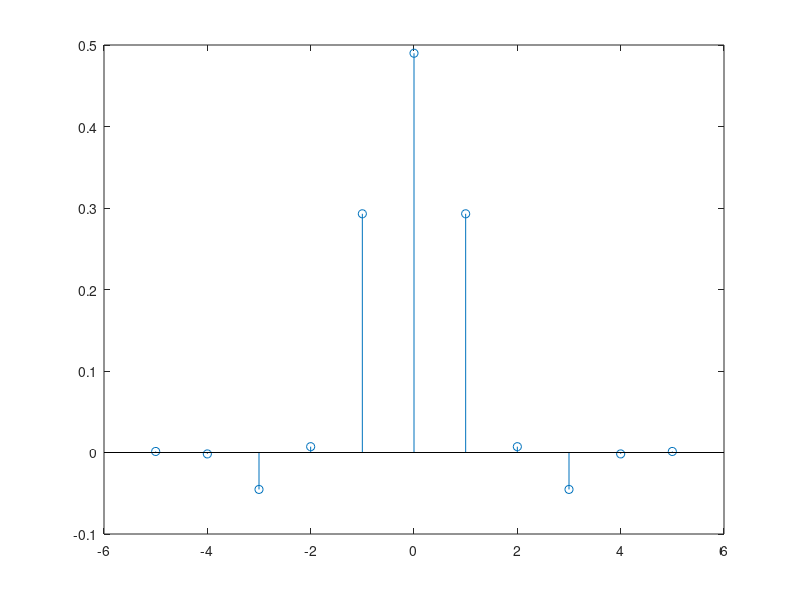
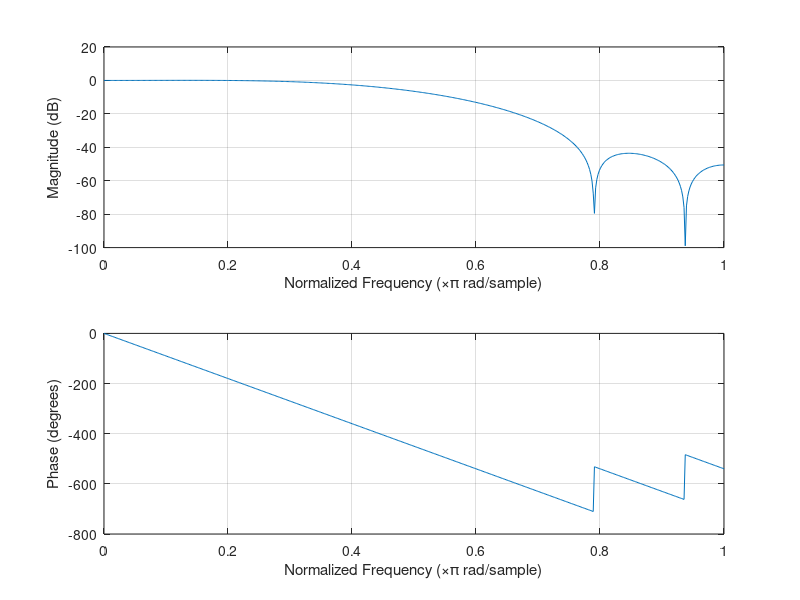

The MATLAB source for these figures, in order:
m = 5;
n= -m:m;

fp = 10e3;
fs = 15e3;
fa = 50e3;

wp = 2*pi*fp;
ws = 2*pi*fs;
wa = 2*pi*fa;

wc = sqrt(ws*wp);

teta_c = wc/(wa/2);

w = 0.5 + 0.5.*cos((2*pi.*n)/(2*m + 1)); %hemming

%w = 0.5 + 0.5.*cos((2*pi.*n)/(2*m +1)); %hann

h = (sin(teta_c*pi.*n)./(pi.*n)).*w;

h(m+1) = (teta_c).*w(m+1);

wsm = 0.766; %medidos
wpm = 0.33;

wse = 0.6; %especificados
wpe = 0.4;

dwm = (wsm - wpm);

n2 = ((dwm)*(m*2))/(wse-wpe);

figure(1)
stem(n,h)

figure(2);
freqz(h,1)
%zplane(h,1)